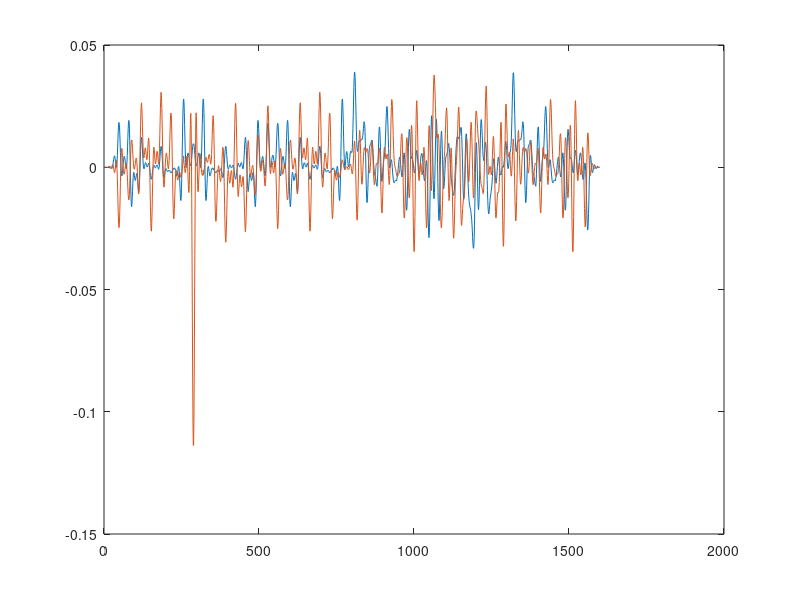
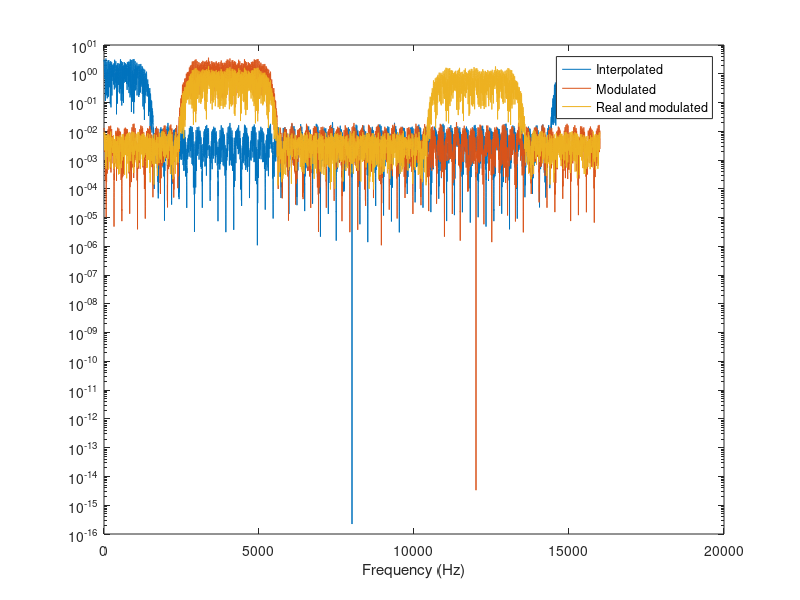

The MATLAB script that drew these images, in order: (Note: this script raises an error after producing the figures.)
%% load data
%bits -> information bits (128)
%symbol -> information symbol (64)
%z_data -> ofdm info symbol
%pn_ofdm -> training pn ofdm symbol
%pn_symbol -> training pn symbol
%z = [pn_ofdm z_data]
%noise level
sigma = 0;
load('transmitting.mat')
N_cp = 32;
threshold = 0.5;
N_it = 1;
N_bits = 128;
%% Up-sampling
% z is the original baseband signal
N = length(z);
NN = 2^14; % Number of frequency grid points
f = (0:NN-1)/NN;
semilogy(f,abs(fft(z,NN))) % Check transform
xlabel('relative frequency f/fs');
%% Now upsample
R = 8; %
zu = zeros(N*R,1);
zu(1:R:end) = z;
semilogy(f,abs(fft(zu,NN))) % Check transform
xlabel('normalized frequency f/fs');
%% Design a LP interpolation filter
B = firpm(63,2*[0 0.5/R 0.5/R*1.6 1/2],[1 1 0 0]);
zi = conv(zu,B);
% zi is now the interpolated signal
figure(1)
plot([real(zi) imag(zi)])
figure(2)
semilogy(f,abs([fft(zu,NN) fft(zi,NN) fft(B.',NN)]) ) % Check transforms
legend('Up-sampled z_u','Interpolated after LP filtering','LP-filter')
xlabel('relative frequency f/fs');
%% Modulation
fs = 16000;
fcm = 4000;
F = (0:NN-1)/NN*fs;
n = (0:length(zi)-1)';
zm = zi.*exp(1i*2*pi*fcm/fs*n);
semilogy(F,abs([fft(zi,NN) fft(zm,NN) ]) ) % Check transforms
legend('Interpolated','Modulated')
xlabel('Frequency (Hz)');
%% Make signal real
zmr = real(zm);
semilogy(F,abs([fft(zi,NN) fft(zm,NN) fft(zmr,NN) ]) ) % Check transforms
legend('Interpolated','Modulated','Real and modulated')
xlabel('Frequency (Hz)');
%% Demodulation
fs = 16000;
fcm = 4000;
F = (0:NN-1)/NN*fs;
n = (0:length(zi)-1)';
yrec = simulate_audio_channel(zmr,sigma); % The received real valued signal
%truncate the received signal by energy detection
offset = energy_detection(yrec,threshold);
yrec = yrec(offset+1:end);
yib = yrec.*exp(-1i*2*pi*fcm/fs*(0:length(yrec)-1)');
semilogy(F,abs([fft(yrec,NN) fft(yib,NN)])) % Check transforms
legend('Modulated','Demodulated')
xlabel('Frequency (Hz)');
yi = conv(yib,B);
% yi is now a lowpass signal
figure(2)
semilogy(f,abs([fft(yib,NN) fft(yi,NN) fft(B.',NN)]) ) % Check transforms
legend('Demodulated','after LP filtering','LP-filter')
xlabel('relative frequency f/fs');
%% Down-sampling
D = 8; % Same as upsampling rate!!
y = yi(1:D:end);
semilogy(f,abs(fft(y,NN))) % Check transforms
%% Check in time domain
plot(real(y))
%% channel estimation and equalization
[H_, symbol_] = OFDM_equalization(y,pn_symbol,64,N_cp);
bits_ch_unknown = sym2bits(symbol_);
%print results
bits_err_unknown_ch = sum(abs(bits-bits_ch_unknown));
N_total_bits = N_it*N_bits;
total_error_unknown_ch = sum(bits_err_unknown_ch);
fprintf('%d bits transmitted, %d error in total, BER %.4f (channel unknown)',N_total_bits,total_error_unknown_ch,total_error_unknown_ch/N_total_bits);